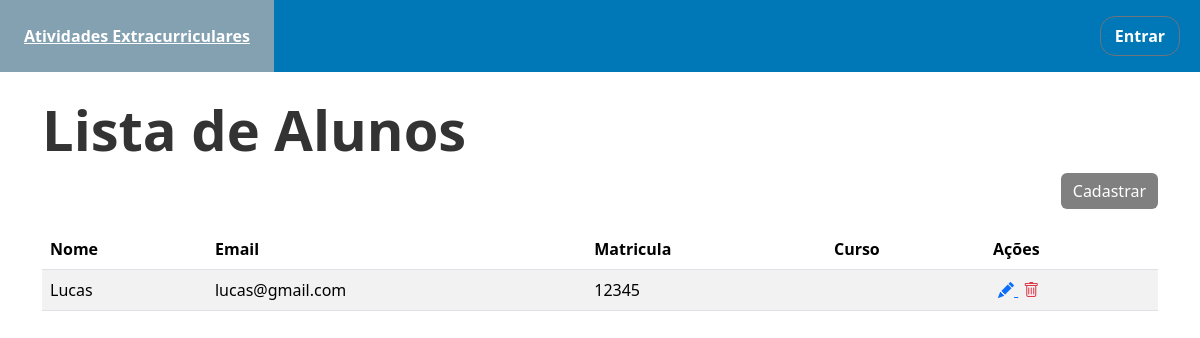
Page /alunos/ on the committed database.
### site_pfi/models.py (models this page shows, shortened)
class Aluno(models.Model):
    nome = models.CharField(max_length=50)
    email = models.EmailField(max_length=80)
    matricula = models.CharField(max_length=30, unique=True)
    fk_curso = models.ForeignKey('Curso',on_delete=models.SET_NULL, null=True, blank=True )

### site_pfi/views.py (the view)
# urls.py: path('alunos/', AlunosListView.as_view(), name='alunos'),
class AlunosListView(ListView):
    model = Aluno
    template_name = 'aluno_list.html'
    context_object_name = 'alunos' #Carrega uma lista com os dados do bd
    extra_context = {'form_titulo' : 'Lista de Alunos'}

### templates/aluno_list.html (shortened to what this page needs)
{% extends 'page.html' %}
{% block conteudo %}
    <div class="content container mt-4">
        <h2 class="section-title">
            {{ form_titulo }}
        </h2>
        <div class="text-end">
            <a class="btn btn-success" href="{% url 'novo_aluno' %}" style="background-color: gray; border: gray">Cadastrar </a>
        </div>
        <table class="table table-striped" style="margin-top: 20px;">
            <thead class='table'>
            <tr>
                <th>Nome</th>
                <th>Email</th>
                <th>Matricula</th>
                <th>Curso</th>
                <th>Ações</th>
            </tr>
            </thead>
            <tbody>
            {% for al in alunos %}
                <tr>
                    <td>{{ al.nome }}</td>
                    <td>{{ al.email }}</td>
                    <td>{{ al.matricula }}</td>
                    <td>{{ al.curso }}</td>
                    <td>
                        <a href="{% url 'editar_aluno' al.pk %}" style="margin-left: 5px" >
                            <i class="bi bi-pencil-fill"></i>
                        </a>
                        <a class="text-danger" href="{% url 'remover_aluno' al.pk %}" style="margin: 5px">
                            <i class="bi bi-trash"></i>
                        </a>
                    </td>
                </tr>
            {% endfor %}
            </tbody>
        </table>
    </div>
{% endblock conteudo %}

### site_pfi/static/estilo.css (style rules this page uses)
*, *:after, *:before { margin: 0; padding: 0; box-sizing: border-box; }
body { font-size: 1.5rem; background: black; }
th { padding: 2px 6px; }
td { padding: 0px 6px; }
.container { max-width: 900px; margin: auto; }
.section-title { font-size: 3.5rem; font-weight: bold; color: #333; margin-bottom: 2rem; }
.section-title { margin-bottom: 10px; }

### rows in the picture
Aluno: nome "Lucas", email "lucas@gmail.com", matricula "12345"
